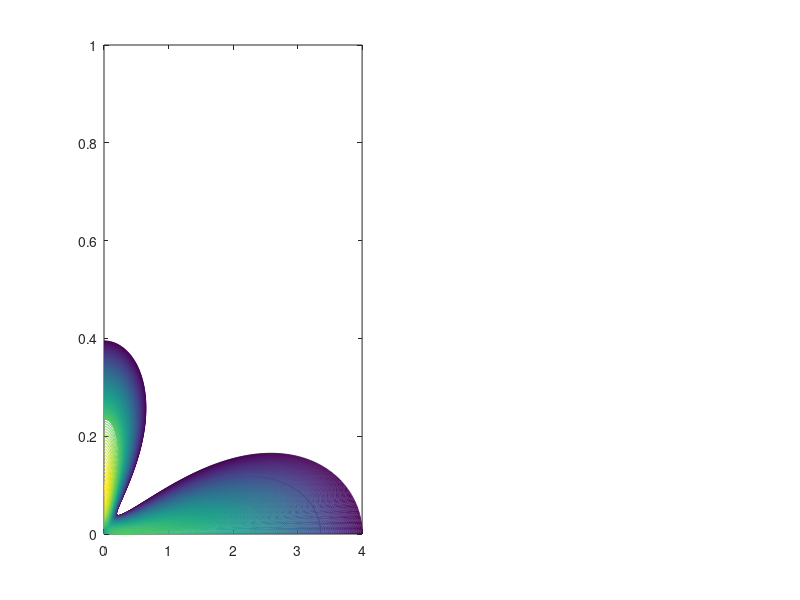

Write MATLAB code to recreate this figure. (Note: this script raises an error after producing the figure.)
clc
clear
% Origin input parameters
Fr=1.02;
Res=8.45;
% Gam=0.05877;
Ainf=2000; %infty location
sc1=deg2rad(20.9);
sc2=deg2rad(32.76);
sc=deg2rad(29); %倾角
charL=0.825e-3;
beta=0.136;
g=9.8;

    nu=(2/9)*(charL/beta)*sqrt(g)*(sin(sc)/sqrt(cos(sc)))*((tan(sc2)-tan(sc))/(tan(sc)-tan(sc1)));
    gamma=(tan(sc2)-tan(sc))/(tan(sc)-tan(sc1));
% Downstream info.
    u0=(Fr*Res*nu*(g*cos(sc))^(1/2))^(1/2);
    h0=(Res/Fr)*nu/(g*cos(sc))^(1/2);
    lammb = u0/(h0^(3/2));
% Incoming flow char.
Nbase = 2001;
ainf=Ainf*h0; %real a

aint = 80*h0;

a = linspace(aint,ainf,Nbase);
A = a./h0;
% h = diff(A);
deltaA = (A(end)-A(1))/(Nbase-1); %iso-spacing grids

q0=ainf*h0*u0;

%New nondimen Numbers
F=u0/(g*h0*cos(sc))^(1/2);
R=(u0*(h0)^(1/2))/nu;

hs = (q0./(lammb.*a)).^(2/5);
us = q0./(a.*hs);

HS=hs/h0;
US=us/u0;
% get the derivation of HS and US
for p = 1:Nbase
    if p == 1
        dHS(p) = (-3*HS(p)+4*HS(p+1)-HS(p+2))/(2*deltaA);
        dUS(p) = (-3*US(p)+4*US(p+1)-US(p+2))/(2*deltaA);
    elseif p == Nbase
        dHS(p) = (3*HS(p)-4*HS(p-1)+HS(p-2))/(2*deltaA);
        dUS(p) = (3*US(p)-4*US(p-1)+US(p-2))/(2*deltaA);
    else
        dHS(p) = (HS(p+1)-HS(p-1))/(2*deltaA);
        dUS(p) = (US(p+1)-US(p-1))/(2*deltaA);
    end
end

% verify base flow
% subplot(3,2,1)
% plot(A,HS,'o')
% line([0,2000],[1,1],'linestyle','--','linewidth',2,'color','red');
% subplot(3,2,2)
% plot(A,US,'o')
% line([0,2000],[1,1],'linestyle','--','linewidth',2,'color','red');
% subplot(3,2,3)
% plot(A,dHS,'o')
% line([0,2000],[0,0],'linestyle','--','linewidth',2,'color','red');
% subplot(3,2,4)
% plot(A,dUS,'o')
% line([0,2000],[0,0],'linestyle','--','linewidth',2,'color','red');
% subplot(3,2,6)
% plot(A,us./hs.^(3/2),'o')
% line([0,2000],[lammb,lammb],'linestyle','--','linewidth',2,'color','red');

Nbeta = 401;
Nomega = 401;

K2 = linspace(0,1,Nbeta);
Omega = linspace(0,4,Nomega);

Ntry = 2001;
TTRY = linspace(1,2001,Ntry);
Nint = 21;
Nend = 21;
Ninterval = 600;

for zeta = Nint:Ninterval:Nend
    TRY = TTRY(zeta);
    Hs = HS(TRY);
    Us = US(TRY);
    dHs = dHS(TRY);
    dUs = dUS(TRY);
    gammastar = gamma*(Hs^(3/2))/Us;
    mus = tan(sc1)+(tan(sc2)-tan(sc1))/(1+gammastar);
    Gampstar = (tan(sc2)-tan(sc1))*gammastar/(1+gammastar)^2;
    Ain = A(TRY);
    for i = 1:Nbeta
        k2 = K2(i);
        for j = 1:Nomega
            omega = Omega(j);
            
            M011 = -1i*omega+dUs+1*Us/Ain;
            M012 = dHs+1*Hs/Ain;
            M013 = 1i*k2*Hs;
            M021 = -(3/2)*(1/F^2)*Gampstar/Hs;
            M022 = -1i*omega+dUs+(1/R)*(Hs^(1/2))*(k2^2)+(Gampstar/(F^2))/Us;
            M023 = 0;
            M031 = 1i*k2/(F^2);
            M032 = 0;
            M033 = -1i*omega+(1/R)*(Hs^(1/2))*(k2^2)+(1/F^2)*(mus/Us);
            
            M111 = 1i*Us;
            M112 = 1i*Hs;
            M113 = 0;
            M121 = 1i/(F^2);
            M122 = 1i*Us;
            M123 = 0;
            M131 = 0;
            M132 = 0;
            M133 = 1i*Us;
            
            M211 = 0;
            M212 = 0;
            M213 = 0;
            M221 = 0;
            M222 = 1*(1/R)*(Hs^(1/2));
            M223 = 0;
            M231 = 0;
            M232 = 0;
            M233 = (1/R)*(Hs^(1/2));
            
            M0 = [M011,M012,M013;
                M021,M022,M023;
                M031,M032,M033];
            M1 = [M111,M112,M113;
                M121,M122,M123;
                M131,M132,M133];
            M2 = [M211,M212,M213;
                M221,M222,M223;
                M231,M232,M233];
            OneM = eye(3);
            Ze = zeros(3,3);
            
            LHS = [M0,M1;
                Ze,OneM];
            RHS = [Ze,-M2;
                OneM,Ze];
            
            [Vnew,Dnew] = eig(LHS,RHS);
            Eigenvaltemp = diag(Dnew);
            Eigenval(:,j) = Eigenvaltemp;
        end
        Growthalpha = -imag(Eigenval);
        Realalpha = real(Eigenval);
        
        OneG(i,:) = Growthalpha(1,:);
        TwoG(i,:) = Growthalpha(2,:);
        ThreeG(i,:) = Growthalpha(3,:);
        FourG(i,:) = Growthalpha(4,:);
        FiveG(i,:) = Growthalpha(5,:);
        SixG(i,:) = Growthalpha(6,:);
        for zk = 1:Nomega
            for row = 1:6
                if Growthalpha(row,zk)>0.1
                    Growthalpha(row,zk)=-100;
                    
                end
            end
        end
        TotalG(i,:) = max(Growthalpha);
    end

%     subplot(2,1,1)
%     plot(Omega,Growthalpha(1,:),'-o')
%     hold on
%     plot(Omega,Growthalpha(2,:),'-o')
%     hold on
%     plot(Omega,Growthalpha(3,:),'-o')
%     hold on
%     plot(Omega,Growthalpha(4,:),'-o')
%     hold on
%     plot(Omega,Growthalpha(5,:),'-o')
%     hold on
%     plot(Omega,Growthalpha(6,:),'-o')
%     hold on

%     plot(Omega,TotalG,'-o')
%     hold on
%     ylim([-0.02,0.01])
%     xlim([0,2])
%     subplot(2,1,2)
%     plot(A,HS,'o')
%     line([0,2000],[1,1],'linestyle','--','linewidth',2,'color','red');
%     hold on
%     plot(A(TRY),Hs,'hexagram','Markersize',15,'MarkerFaceColor','red')
%     xlabel('A')
%     ylabel('H_s')
    
%     plot(Omega,Omega./Realalpha(2,:),'-o')
%     hold on
%     plot(Omega,Omega./Realalpha(3,:),'-o')
%     hold on
%     ylim([1,3])
%     plot(Omega,max(Omega./Realalpha(2,:),Omega./Realalpha(3,:)),'-o')
%     hold on
    
end

% maxlevel whole surf
subplot(1,2,1)
[Graph,c] = contour(Omega,K2,TotalG,[0,max(TotalG)]);
hold on
[Graphbb,cbb]=contour(Omega,K2,TotalG,'LevelList',[0.01,0.01],'LineColor','red','LineWidth',1,'ShowText','on');

c.LineWidth = 1;
xlabel('\omega')
ylabel('k_2')
legendstr=['Res=',num2str(Res),'   ','Fr=',num2str(Fr)];
legend(legendstr)
colorbar('northoutside')
colormap winter
% 
subplot(1,2,2)
plot(A,HS,'o')
line([0,2000],[1,1],'linestyle','--','linewidth',2,'color','red');
hold on
plot(A(TRY),Hs,'hexagram','Markersize',15,'MarkerFaceColor','red')
xlabel('A')
ylabel('H_s')
